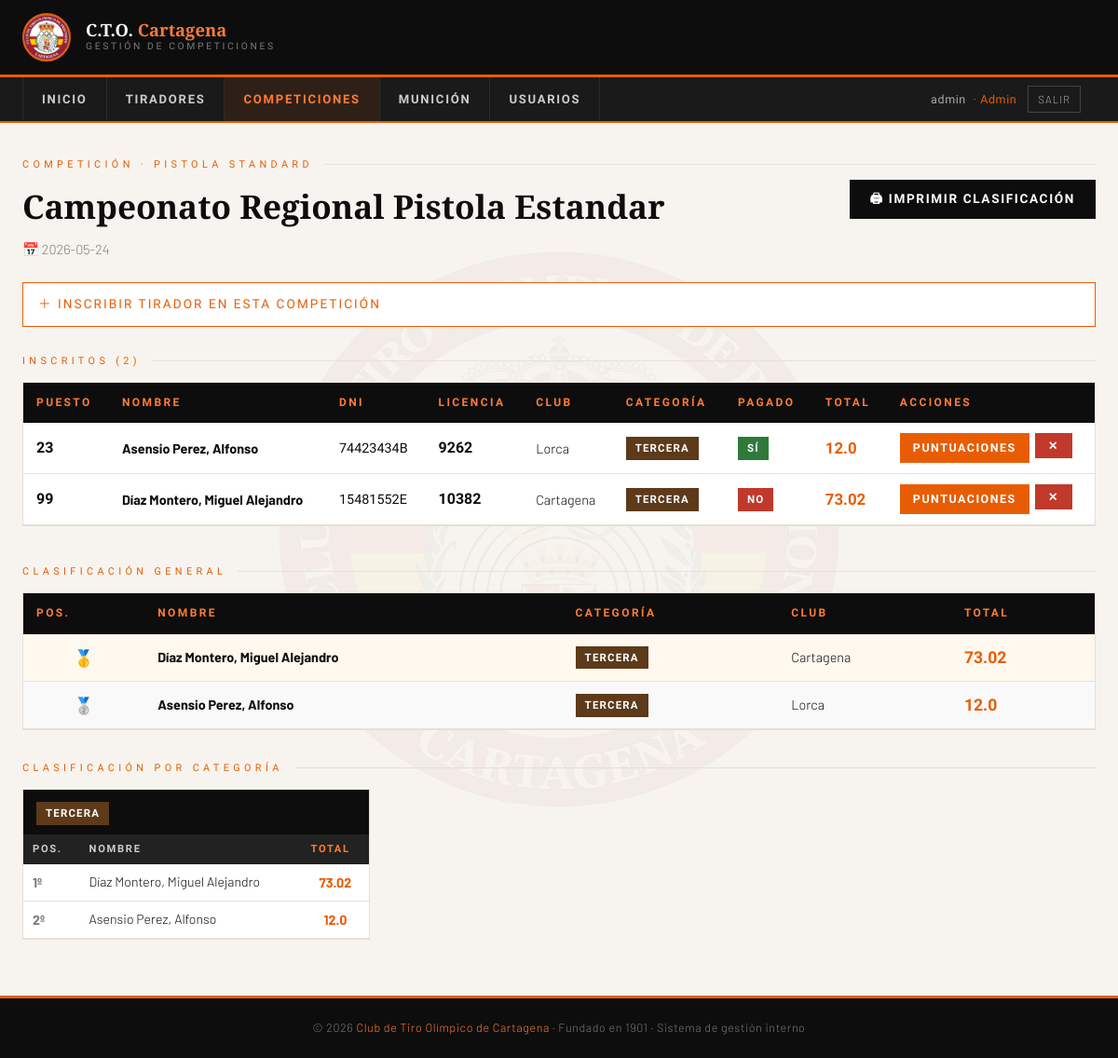
Page /competiciones/1 (signed in) on the committed database.
### tables this page shows
CREATE TABLE usuarios (
                id         INTEGER PRIMARY KEY AUTOINCREMENT,
                username   TEXT UNIQUE NOT NULL,
                password   TEXT NOT NULL,
                rol        TEXT NOT NULL DEFAULT 'tirador',
                tirador_id INTEGER,
                activo     INTEGER DEFAULT 1,
                FOREIGN KEY (tirador_id) REFERENCES tiradores(id)
            );

CREATE TABLE competiciones (
                id     INTEGER PRIMARY KEY AUTOINCREMENT,
                nombre TEXT NOT NULL,
                fecha  TEXT,
                modalidad TEXT DEFAULT 'Pistola Standard'
            );

CREATE TABLE inscripciones (
                id              INTEGER PRIMARY KEY AUTOINCREMENT,
                competicion_id  INTEGER NOT NULL,
                tirador_id      INTEGER NOT NULL,
                puesto          INTEGER NOT NULL,
                pagado          INTEGER DEFAULT 0, ocultar_categoria INTEGER DEFAULT 0,
                FOREIGN KEY (competicion_id) REFERENCES competiciones(id),
                FOREIGN KEY (tirador_id) REFERENCES tiradores(id),
                UNIQUE(competicion_id, puesto)
            );

CREATE TABLE tiradores (
                id        INTEGER PRIMARY KEY AUTOINCREMENT,
                nombre    TEXT NOT NULL,
                apellidos TEXT NOT NULL,
                dni       TEXT UNIQUE NOT NULL,
                licencia  TEXT,
                club      TEXT,
                categoria TEXT
            );

### app.py (the view)
@app.route("/competiciones/<int:cid>")
@login_required
def competicion_ver(cid):
    db   = get_db()
    comp = db.execute("SELECT * FROM competiciones WHERE id=?", (cid,)).fetchone()
    if not comp:
        return redirect(url_for("competiciones"))
    insc_rows = db.execute("""
        SELECT i.id, i.puesto, i.pagado,
               t.id as tid, t.nombre, t.apellidos, t.dni, t.licencia, t.club, t.categoria
        FROM inscripciones i
        JOIN tiradores t ON t.id = i.tirador_id
        WHERE i.competicion_id = ?
        ORDER BY i.puesto
    """, (cid,)).fetchall()
    inscripciones = []
    for row in insc_rows:
        total = calcular_total_inscripcion(row["id"], db)
        inscripciones.append(dict(row) | {"total": total})
    clasificacion = sorted([i for i in inscripciones if i["total"] > 0],
                           key=lambda x: -x["total"])
    por_cat = {}
    for i in clasificacion:
        por_cat.setdefault(i["categoria"], []).append(i)
    disponibles = []
    if current_user.rol in ("admin", "encargado"):
        inscritos_ids = [i["tid"] for i in inscripciones]
        disponibles = db.execute(
            f"SELECT * FROM tiradores {'WHERE id NOT IN ('+','.join('?'*len(inscritos_ids))+')' if inscritos_ids else ''} ORDER BY apellidos",
            inscritos_ids
        ).fetchall()
    return render_template("competicion_ver.html",
        comp=comp, inscripciones=inscripciones,
        clasificacion=clasificacion, por_cat=por_cat,
        disponibles=disponibles, categorias=CATEGORIAS)

### app.py (called while the page is built)
@login_manager.user_loader
def load_user(user_id):
    db  = get_db()
    row = db.execute("SELECT * FROM usuarios WHERE id=? AND activo=1", (user_id,)).fetchone()
    if row:
        return User(row["id"], row["username"], row["rol"], row["tirador_id"])
    return None

def get_db():
    db = getattr(g, "_database", None)
    if db is None:
        db = g._database = sqlite3.connect(DB_PATH)
        db.row_factory = sqlite3.Row
    return db

def calcular_suma_serie(d1, d2, d3, d4, d5):
    total = 0
    for v in [d1, d2, d3, d4, d5]:
        try:
            total += float(v) if str(v).lower() != 'x' else 10
        except:
            pass
    return total

def calcular_total_inscripcion(insc_id, db):
    filas = db.execute(
        "SELECT d1,d2,d3,d4,d5 FROM puntuaciones WHERE inscripcion_id=?", (insc_id,)
    ).fetchall()
    return sum(calcular_suma_serie(r["d1"],r["d2"],r["d3"],r["d4"],r["d5"]) for r in filas)

### templates/competicion_ver.html (shortened to what this page needs)
{% extends "base.html" %}
{% block contenido %}
<p class="pag-etiqueta">Competición · {{ comp.modalidad }}</p>
<div style="display:flex;align-items:flex-start;justify-content:space-between;flex-wrap:wrap;gap:12px;margin-bottom:6px;">
  <h1 class="pag-titulo" style="margin-bottom:0;">{{ comp.nombre }}</h1>
  {% if clasificacion %}
  <a href="/competiciones/{{ comp.id }}/imprimir" target="_blank" class="btn btn-negro">
    🖨 Imprimir clasificación
  </a>
  {% endif %}
</div>
{% if comp.fecha %}<p style="color:var(--gris);margin-bottom:24px;font-size:.9rem;">📅 {{ comp.fecha }}</p>{% else %}<div style="margin-bottom:24px;"></div>{% endif %}
<details style="margin-bottom:28px;">
  <summary style="cursor:pointer;font-family:'Barlow Condensed',sans-serif;font-size:.85rem;
    letter-spacing:.15em;text-transform:uppercase;color:var(--naranja);
    padding:12px 16px;background:var(--blanco);border:1px solid var(--naranja);
    list-style:none;user-select:none;">
    ＋ Inscribir tirador en esta competición
  </summary>
</details>
<p class="pag-etiqueta" style="margin-bottom:14px;">Inscritos ({{ inscripciones|length }})</p>
{% if inscripciones %}
<div class="tabla-wrapper" style="margin-bottom:40px;">
  <table>
    <thead><tr>
      <th>Puesto</th><th>Nombre</th>{% if current_user.rol != 'tirador' %}<th>DNI</th>{% endif %}<th>Licencia</th>
      <th>Club</th><th>Categoría</th><th>Pagado</th><th>Total</th><th>Acciones</th>
    </tr></thead>
    <tbody>
    {% for i in inscripciones %}
    <tr>
      <td class="num">{{ i.puesto }}</td>
      <td><strong>{{ i.apellidos }}, {{ i.nombre }}</strong></td>
      {% if current_user.rol != 'tirador' %}<td style="font-family:'Barlow Condensed',sans-serif;">{{ i.dni }}</td>{% endif %}
      <td class="num">{{ i.licencia or '—' }}</td>
      <td>{{ i.club }}</td>
      <td><span class="badge badge-{{ i.categoria|lower }}">{{ i.categoria }}</span></td>
      <td><span class="badge {{ 'badge-si' if i.pagado else 'badge-no' }}">{{ 'Sí' if i.pagado else 'No' }}</span></td>
      <td class="num" style="color:var(--naranja);font-size:1.05rem;">{{ i.total if i.total > 0 else '—' }}</td>
      <td>
        <div style="display:flex;gap:6px;">
          <a href="/puntuaciones/{{ i.id }}" class="btn btn-naranja btn-sm">Puntuaciones</a>
          <form method="POST" action="/inscripciones/{{ i.id }}/eliminar"
                onsubmit="return confirm('¿Eliminar la inscripción?')">
            <button type="submit" class="btn btn-rojo btn-sm">✕</button>
          </form>
        </div>
      </td>
    </tr>
    {% endfor %}
    </tbody>
  </table>
</div>
{% if clasificacion %}
<p class="pag-etiqueta" style="margin-bottom:14px;">Clasificación general</p>
<div class="tabla-wrapper" style="margin-bottom:32px;">
  <table class="clasi-tabla">
    <thead><tr><th>Pos.</th><th>Nombre</th><th>Categoría</th><th>Club</th><th>Total</th></tr></thead>
    <tbody>
    {% for i in clasificacion %}
    <tr>
      <td style="text-align:center;">
        <span class="pos-medal pos-{{ loop.index if loop.index <= 3 else '' }}">
          {% if loop.index==1 %}🥇{% elif loop.index==2 %}🥈{% elif loop.index==3 %}🥉{% else %}{{ loop.index }}{% endif %}
        </span>
      </td>
      <td><strong>{{ i.apellidos }}, {{ i.nombre }}</strong></td>
      <td><span class="badge badge-{{ i.categoria|lower }}">{{ i.categoria }}</span></td>
      <td>{{ i.club }}</td>
      <td class="num" style="color:var(--naranja);font-size:1.1rem;">{{ i.total }}</td>
    </tr>
    {% endfor %}
    </tbody>
  </table>
</div>
{% if por_cat %}
<p class="pag-etiqueta" style="margin-bottom:14px;">Clasificación por categoría</p>
<div style="display:grid;grid-template-columns:repeat(auto-fill,minmax(300px,1fr));gap:16px;">
  {% for cat, lista in por_cat.items() %}
  <div style="border:1px solid var(--gris-claro);">
    <div style="background:var(--negro);padding:10px 14px;">
      <span class="badge badge-{{ cat|lower }}">{{ cat }}</span>
    </div>
    <table style="width:100%;border-collapse:collapse;">
      <thead><tr>
        <th style="background:#222;color:#ccc;padding:7px 10px;font-size:.7rem;letter-spacing:.15em;text-align:left;">Pos.</th>
        <th style="background:#222;color:#ccc;padding:7px 10px;font-size:.7rem;letter-spacing:.15em;text-align:left;">Nombre</th>
        <th style="background:#222;color:var(--naranja-claro);padding:7px 10px;font-size:.7rem;letter-spacing:.15em;">Total</th>
      </tr></thead>
      <tbody>
      {% for i in lista %}
      <tr style="border-bottom:1px solid var(--gris-claro);">
        <td style="padding:8px 10px;font-weight:700;color:var(--gris);">{{ loop.index }}º</td>
        <td style="padding:8px 10px;font-size:.88rem;">{{ i.apellidos }}, {{ i.nombre }}</td>
        <td style="padding:8px 10px;text-align:center;font-weight:700;color:var(--naranja);">{{ i.total }}</td>
      </tr>
      {% endfor %}
      </tbody>
    </table>
  </div>
  {% endfor %}
</div>
{% endif %}
{% endif %}
{% else %}
<p style="color:var(--gris);font-size:.9rem;">Aún no hay tiradores inscritos en esta competición.</p>
{% endif %}
{% endblock %}
{% block head_extra %}
<link href="https://cdn.jsdelivr.net/npm/tom-select@2.3.1/dist/css/tom-select.min.css" rel="stylesheet">
{% endblock %}

### templates/base.html (shortened to what this page needs)
<!DOCTYPE html>
<html lang="es">
<head>
{% block head_extra %}{% endblock %}
</head>
<body>
<header>
  <div class="header-inner">
    <a href="/" class="header-brand">
      <img src="/static/escudo.png" alt="Escudo CTO Cartagena">
      <div class="brand-text">
        <div class="brand-title">C.T.O. <span>Cartagena</span></div>
        <div class="brand-sub">Gestión de Competiciones</div>
      </div>
    </a>
  </div>
</header>
<nav>
  <div class="nav-inner">
    <div class="nav-menu" id="navMenu">
      <ul>
        <li><a href="/" class="{% if request.endpoint=='index' %}activo{% endif %}">Inicio</a></li>
        {% if current_user.is_authenticated and current_user.rol in ('admin','encargado','directiva') %}
        <li><a href="/tiradores" class="{% if 'tirador' in (request.endpoint or '') %}activo{% endif %}">Tiradores</a></li>
        {% endif %}
        <li><a href="/competiciones" class="{% if 'competicion' in (request.endpoint or '') or 'puntuacion' in (request.endpoint or '') %}activo{% endif %}">Competiciones</a></li>
        {% if current_user.is_authenticated and current_user.rol in ('admin','encargado','directiva') %}
        <li><a href="/municion" class="{% if 'municion' in (request.endpoint or '') %}activo{% endif %}">Munición</a></li>
        {% endif %}
        {% if current_user.is_authenticated and current_user.rol == 'admin' %}
        <li><a href="/usuarios" class="{% if 'usuario' in (request.endpoint or '') %}activo{% endif %}">Usuarios</a></li>
        {% endif %}
      </ul>
    </div>
    {% if current_user.is_authenticated %}
    <div style="display:flex;align-items:center;gap:12px;padding:0 16px;font-size:.78rem;color:#aaa;">
      <span style="font-family:'Barlow Condensed',sans-serif;letter-spacing:.05em;">
        {{ current_user.username }}
        <span style="color:var(--naranja);margin-left:4px;">· {{ current_user.rol|capitalize }}</span>
      </span>
      <a href="/logout" style="color:#aaa;text-decoration:none;border:1px solid #444;padding:4px 10px;font-size:.72rem;letter-spacing:.08em;text-transform:uppercase;">Salir</a>
    </div>
    {% endif %}
  </div>
</nav>
<div class="contenido">
{% block contenido %}{% endblock %}
</div>
<footer>
  <p>© 2026 <span>Club de Tiro Olímpico de Cartagena</span> · Fundado en 1901 · Sistema de gestión interno</p>
</footer>
</body>
</html>

### rows in the picture
usuarios: username "admin", rol "Admin"
competiciones: modalidad "PISTOLA STANDARD", nombre "Campeonato Regional Pistola Estandar", fecha "2026-05-24"
inscripciones: puesto "23", apellidos "Asensio Perez", nombre "Alfonso", dni "74423434B", licencia "9262", club "Lorca", categoria "TERCERA", pagado "SÍ", total "12.0"
inscripciones: puesto "99", apellidos "Díaz Montero", nombre "Miguel Alejandro", dni "15481552E", licencia "10382", club "Cartagena", categoria "TERCERA", pagado "NO", total "73.02"

### other values in the picture
{{ inscripciones|length }} "2"
